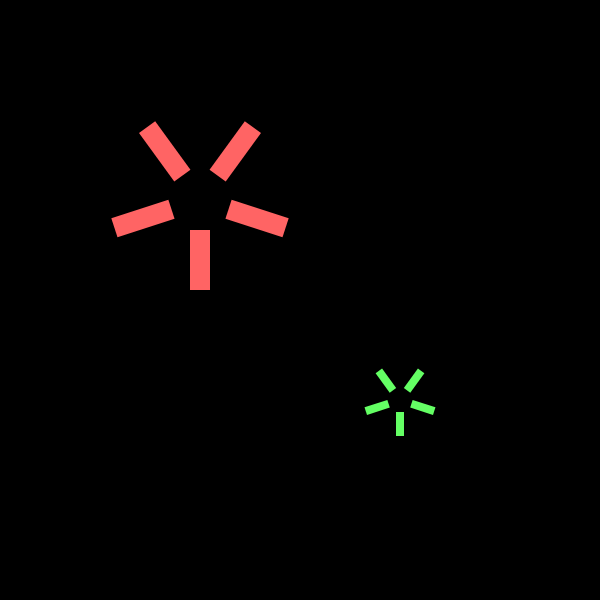
Frame 1 (no input)
Frame 60 (no input): identical to frame 1, image omitted
Frame 120 (the mouse pressed at the canvas centre since frame 60): identical to frame 1, image omitted

The p5.js sketch that drew this single still picture (run headless with seeded random() and noise() and a simulated clock; from frame 60 on, the mouse is pressed at the canvas centre):

// p5.js sketch
// ── sketch.js
// IMA NYU Shanghai
// The Nature of Code
// MOQN
// Sep 7 2017

function setup() {
  createCanvas(600, 600);
  noStroke();
  rectMode(CENTER);
}

function draw() {
  background(0);

  fill(255, 100, 100);
  star(200, 200, 2.0);

  fill(100, 255, 100);
  star(400, 400, 0.8);
}

// Organize your code with a user-defined function!
function star(x, y, s) {
  push();
  translate(x, y);
  scale(s);
  for (let angle = 0; angle < 360; angle += 72) {
    push();
    rotate(radians(angle));
    rect(0, 30, 10, 30);
    pop();
  }
  pop();
}
